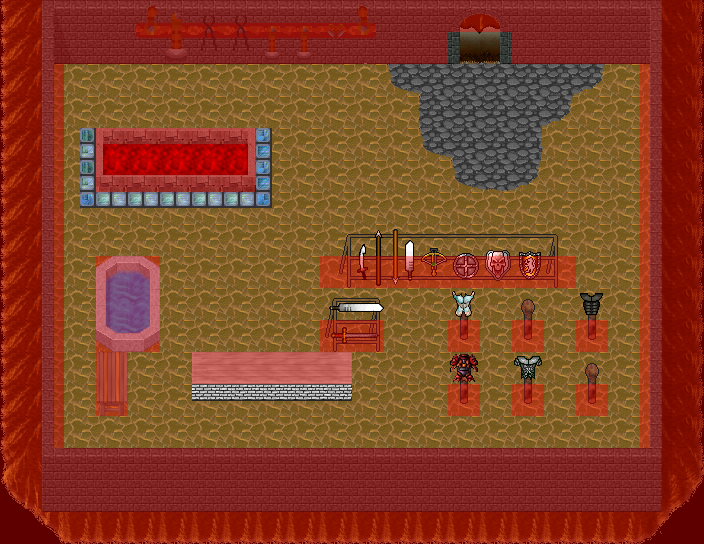

A level layout from a 2D game, rendered from its tile map. Below: a short description, then the map file with tile-grid data replaced by summaries:
An orthogonal 22x17 tile map with 32x32 px tiles, 7 tile layers (0_floor, 1_terrain, 2_object, 3_roof, ...), 1 hidden layer not drawn, 21 tilesets.

<map version="1.2" tiledversion="1.2.2" orientation="orthogonal" renderorder="right-down" width="22" height="17" tilewidth="32" tileheight="32" infinite="0" nextlayerid="25" nextobjectid="1">
 <tileset firstgid="1" name="../../tileset/furniture/carpet/carpets.png" tilewidth="32" tileheight="32" tilecount="8" columns="4">
  <image source="../../tileset/furniture/carpet/carpets.png" width="128" height="64" />
 </tileset>
 <tileset firstgid="9" name="../../tileset/building/decoration/fireplace_2.png" tilewidth="32" tileheight="32" tilecount="9" columns="3">
  <image source="../../tileset/building/decoration/fireplace_2.png" width="96" height="96" />
 </tileset>
 <tileset firstgid="18" name="../../tileset/ground/fire/fire.png" tilewidth="32" tileheight="32" tilecount="27" columns="3">
  <image source="../../tileset/ground/fire/fire.png" width="96" height="288" />
 </tileset>
 <tileset firstgid="45" name="../../tileset/furniture/carpet/border.png" tilewidth="32" tileheight="32" tilecount="12" columns="3">
  <image source="../../tileset/furniture/carpet/border.png" width="96" height="128" />
 </tileset>
 <tileset firstgid="57" name="../../tileset/building/decoration/pool.png" tilewidth="32" tileheight="32" tilecount="9" columns="3">
  <image source="../../tileset/building/decoration/pool.png" width="96" height="96" />
 </tileset>
 <tileset firstgid="66" name="../../tileset/furniture/table/grey_long.png" tilewidth="32" tileheight="32" tilecount="4" columns="2">
  <image source="../../tileset/furniture/table/grey_long.png" width="64" height="64" />
 </tileset>
 <tileset firstgid="70" name="../../tileset/item/armor/weapons_rack.png" tilewidth="32" tileheight="32" tilecount="18" columns="9">
  <image source="../../tileset/item/armor/weapons_rack.png" width="288" height="64" />
 </tileset>
 <tileset firstgid="88" name="../../tileset/building/decoration/toolset.png" tilewidth="32" tileheight="32" tilecount="18" columns="9">
  <image source="../../tileset/building/decoration/toolset.png" width="288" height="64" />
 </tileset>
 <tileset firstgid="106" name="../../tileset/item/armor/sword_rack.png" tilewidth="32" tileheight="32" tilecount="4" columns="2">
  <image source="../../tileset/item/armor/sword_rack.png" width="64" height="64" />
 </tileset>
 <tileset firstgid="110" name="../../tileset/furniture/table/grey_pale.png" tilewidth="32" tileheight="32" tilecount="8" columns="2">
  <image source="../../tileset/furniture/table/grey_pale.png" trans="ff00ff" width="64" height="128" />
 </tileset>
 <tileset firstgid="118" name="../../tileset/furniture/table/brick_base.png" tilewidth="32" tileheight="32" tilecount="3" columns="3">
  <image source="../../tileset/furniture/table/brick_base.png" trans="ff00ff" width="96" height="32" />
 </tileset>
 <tileset firstgid="121" name="../../tileset/furniture/other/stick.png" tilewidth="32" tileheight="32" tilecount="2" columns="1">
  <image source="../../tileset/furniture/other/stick.png" width="32" height="64" />
 </tileset>
 <tileset firstgid="123" name="../../tileset/furniture/table/table_with_hob_pale.png" tilewidth="32" tileheight="32" tilecount="3" columns="3">
  <image source="../../tileset/furniture/table/table_with_hob_pale.png" trans="ff00ff" width="96" height="32" />
 </tileset>
 <tileset firstgid="126" name="../../tileset/item/armor/armor.png" tilewidth="32" tileheight="32" tilecount="4" columns="4">
  <image source="../../tileset/item/armor/armor.png" width="128" height="32" />
 </tileset>
 <tileset firstgid="130" name="../../tileset/logic/collision.png" tilewidth="32" tileheight="32" tilecount="1" columns="1">
  <image source="../../tileset/logic/collision.png" width="32" height="32" />
 </tileset>
 <tileset firstgid="131" name="stone_ruins" tilewidth="32" tileheight="32" tilecount="72" columns="6">
  <image source="../../tileset/building/stone_ruins.png" width="192" height="384" />
 </tileset>
 <tileset firstgid="203" name="grunt1" tilewidth="32" tileheight="32" tilecount="18" columns="3">
  <image source="../../tileset/pol/podloze/ground_magma01.png" width="96" height="192" />
 </tileset>
 <tileset firstgid="221" name="earth_dark" tilewidth="32" tileheight="32" tilecount="96" columns="12">
  <image source="../../tileset/ground/ridge/earth_dark.png" width="384" height="256" />
 </tileset>
 <tileset firstgid="317" name="brown" tilewidth="32" tileheight="32" tilecount="5" columns="5">
  <image source="../../tileset/ground/brown.png" trans="ff00ff" width="160" height="32" />
 </tileset>
 <tileset firstgid="322" name="earth_dark_door_s" tilewidth="32" tileheight="32" tilecount="32" columns="4">
  <image source="../../tileset/pol/waly/earth_dark_door_s.png" width="128" height="256" />
 </tileset>
 <tileset firstgid="354" name="protection" tilewidth="32" tileheight="32" tilecount="2" columns="2">
  <image source="../../tileset/logic/protection.png" width="64" height="32" />
 </tileset>
 <layer id="17" name="0_floor" width="22" height="17">
  <data>[374 cells, 318 non-empty, 2 distinct tile ids]</data>
 </layer>
 <layer id="18" name="1_terrain" width="22" height="17">
  <data>[374 cells, 173 non-empty, 47 distinct tile ids]</data>
 </layer>
 <layer id="19" name="2_object" width="22" height="17">
  <data>[374 cells, 103 non-empty, 56 distinct tile ids]</data>
 </layer>
 <layer id="20" name="3_roof" width="22" height="17">
  <data>[374 cells, 34 non-empty, 12 distinct tile ids]</data>
 </layer>
 <layer id="21" name="4_roof_add" width="22" height="17">
  <data>[374 cells, 4 non-empty, 4 distinct tile ids]</data>
 </layer>
 <layer id="22" name="objects" width="22" height="17">
  <data>[374 cells, 0 non-empty, 0 distinct tile ids]</data>
 </layer>
 <layer id="23" name="collision" width="22" height="17" opacity="0.37">
  <data>[374 cells, 195 non-empty, 1 distinct tile ids]</data>
 </layer>
 <layer id="24" name="protection" width="22" height="17" visible="0" opacity="0.48">
  <data>[374 cells, 336 non-empty, 1 distinct tile ids]</data>
 </layer>
</map>
